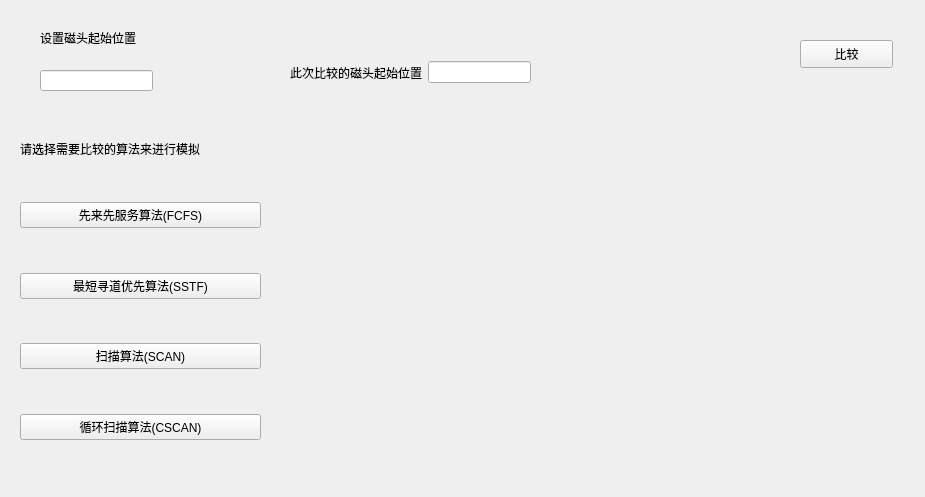
<?xml version="1.0" encoding="UTF-8"?>
<ui version="4.0">
 <class>Second</class>
 <widget class="QWidget" name="Second">
  <property name="geometry">
   <rect>
    <x>0</x>
    <y>0</y>
    <width>925</width>
    <height>497</height>
   </rect>
  </property>
  <property name="windowTitle">
   <string>Form</string>
  </property>
  <widget class="QPushButton" name="BTN_Compare">
   <property name="geometry">
    <rect>
     <x>800</x>
     <y>40</y>
     <width>93</width>
     <height>28</height>
    </rect>
   </property>
   <property name="text">
    <string>比较</string>
   </property>
  </widget>
  <widget class="QLineEdit" name="LE_start">
   <property name="geometry">
    <rect>
     <x>40</x>
     <y>70</y>
     <width>113</width>
     <height>21</height>
    </rect>
   </property>
  </widget>
  <widget class="QCustomPlot" name="Chart" native="true">
   <property name="geometry">
    <rect>
     <x>280</x>
     <y>90</y>
     <width>621</width>
     <height>391</height>
    </rect>
   </property>
  </widget>
  <widget class="QLabel" name="label_2">
   <property name="geometry">
    <rect>
     <x>40</x>
     <y>30</y>
     <width>131</width>
     <height>16</height>
    </rect>
   </property>
   <property name="text">
    <string>设置磁头起始位置</string>
   </property>
  </widget>
  <widget class="QWidget" name="layoutWidget">
   <property name="geometry">
    <rect>
     <x>20</x>
     <y>140</y>
     <width>241</width>
     <height>300</height>
    </rect>
   </property>
   <layout class="QVBoxLayout" name="verticalLayout_2">
    <item>
     <layout class="QVBoxLayout" name="verticalLayout">
      <item>
       <widget class="QLabel" name="label">
        <property name="text">
         <string>请选择需要比较的算法来进行模拟</string>
        </property>
       </widget>
      </item>
      <item>
       <spacer name="verticalSpacer_4">
        <property name="orientation">
         <enum>Qt::Vertical</enum>
        </property>
        <property name="sizeHint" stdset="0">
         <size>
          <width>20</width>
          <height>40</height>
         </size>
        </property>
       </spacer>
      </item>
      <item>
       <widget class="QPushButton" name="BTN_FCFS">
        <property name="text">
         <string>先来先服务算法(FCFS)</string>
        </property>
        <property name="checkable">
         <bool>true</bool>
        </property>
        <property name="autoExclusive">
         <bool>false</bool>
        </property>
       </widget>
      </item>
      <item>
       <spacer name="verticalSpacer">
        <property name="orientation">
         <enum>Qt::Vertical</enum>
        </property>
        <property name="sizeHint" stdset="0">
         <size>
          <width>20</width>
          <height>40</height>
         </size>
        </property>
       </spacer>
      </item>
      <item>
       <widget class="QPushButton" name="BTN_SSTF">
        <property name="text">
         <string>最短寻道优先算法(SSTF)</string>
        </property>
        <property name="checkable">
         <bool>true</bool>
        </property>
        <property name="autoExclusive">
         <bool>false</bool>
        </property>
       </widget>
      </item>
      <item>
       <spacer name="verticalSpacer_2">
        <property name="orientation">
         <enum>Qt::Vertical</enum>
        </property>
        <property name="sizeHint" stdset="0">
         <size>
          <width>20</width>
          <height>40</height>
         </size>
        </property>
       </spacer>
      </item>
      <item>
       <widget class="QPushButton" name="BTN_SCAN">
        <property name="text">
         <string>扫描算法(SCAN)</string>
        </property>
        <property name="checkable">
         <bool>true</bool>
        </property>
        <property name="autoExclusive">
         <bool>false</bool>
        </property>
       </widget>
      </item>
      <item>
       <spacer name="verticalSpacer_3">
        <property name="orientation">
         <enum>Qt::Vertical</enum>
        </property>
        <property name="sizeHint" stdset="0">
         <size>
          <width>20</width>
          <height>40</height>
         </size>
        </property>
       </spacer>
      </item>
      <item>
       <widget class="QPushButton" name="BTN_CSCAN">
        <property name="text">
         <string>循环扫描算法(CSCAN)</string>
        </property>
        <property name="checkable">
         <bool>true</bool>
        </property>
        <property name="autoExclusive">
         <bool>false</bool>
        </property>
       </widget>
      </item>
     </layout>
    </item>
   </layout>
  </widget>
  <widget class="QWidget" name="layoutWidget">
   <property name="geometry">
    <rect>
     <x>290</x>
     <y>60</y>
     <width>241</width>
     <height>25</height>
    </rect>
   </property>
   <layout class="QHBoxLayout" name="horizontalLayout">
    <item>
     <widget class="QLabel" name="label_3">
      <property name="text">
       <string>此次比较的磁头起始位置</string>
      </property>
     </widget>
    </item>
    <item>
     <widget class="QLineEdit" name="LE_now"/>
    </item>
   </layout>
  </widget>
 </widget>
 <customwidgets>
  <customwidget>
   <class>QCustomPlot</class>
   <extends>QWidget</extends>
   <header location="global">qcustomplot.h</header>
   <container>1</container>
  </customwidget>
 </customwidgets>
 <resources/>
 <connections/>
</ui>
